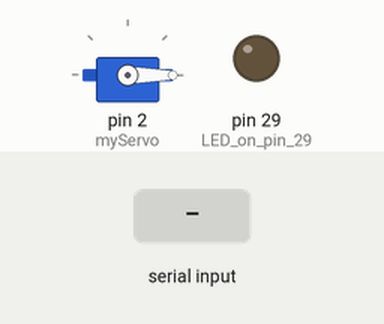
This sketch was run on a simulated Arduino Mega 2560, built with avr-gcc and run on an emulated ATmega2560. Parts: servo, output pins drawn as LEDs (lit = HIGH). Inputs (shaded band) come from the test bench.

Above: at 1.2 s.
1.3 s: "1" received over Serial
At 3.3 s:
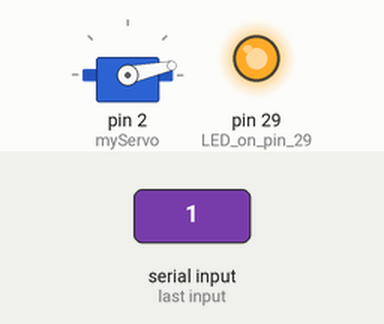
4.3 s: "0" received over Serial
At 4.53 s:
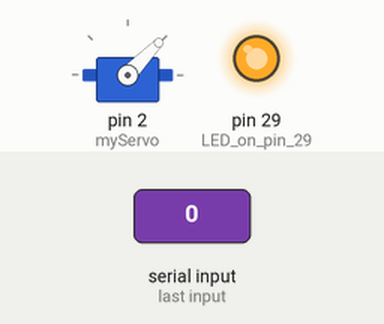
5.8 s: "1" received over Serial
At 6.88 s:
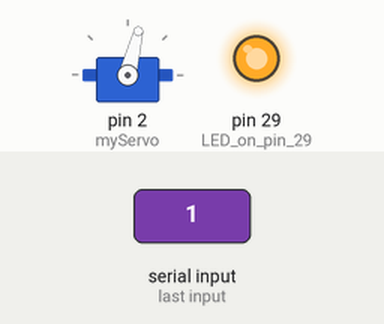
Timing chart, 0 to 14.8 s (numbered marks = the images above; inputs shaded):
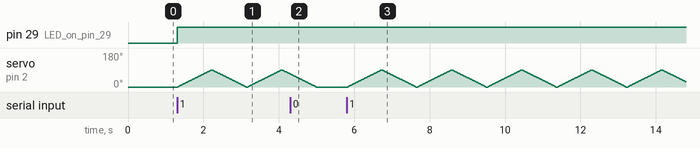

Measured:
- after the input at 4.3 s, servo on pin 2 (myServo): goes on until 5.0 s, then stays 0°

The sketch:

OpenBCI_Alfa_Servo.ino
```cpp
#include <Servo.h>

Servo myServo;
bool servoActive = false;

void setup() {
  pinMode(29, OUTPUT);    // LED on pin 29
  Serial.begin(9600);     // Serial communication with Python
  myServo.attach(2);      // Servo connected pin 2
  myServo.write(0);       // Initial position
}

void loop() {
  // reading serial input
  if (Serial.available()) {
    char c = Serial.read();

    if (c == '1') {
      digitalWrite(29, HIGH);   // turn on LED
      servoActive = true;       // Activate Servo

    } else if (c == '0') {
      digitalWrite(12, LOW);    // Turn off led
      servoActive = false;      // Stop servo
      myServo.write(0);         // Return to initial position
    }
  }

  // if active run
  if (servoActive) {
    for (int pos = 0; pos <= 90; pos += 2) {
      myServo.write(pos);
      delay(20);
    }

    for (int pos = 90; pos >= 0; pos -= 2) {
      myServo.write(pos);
      delay(20);
    }
  }

  delay(10);  //small pause for smooth loop
}
```
